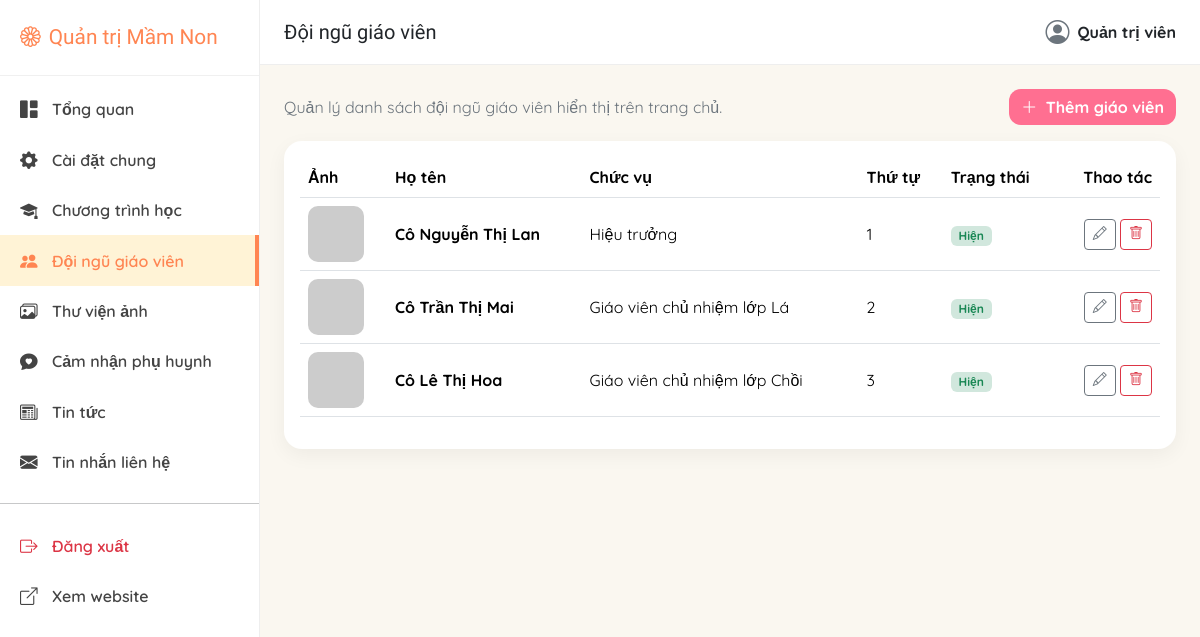
The app's page /admin/teachers.php (signed in) with its own data.
### tables this page shows
CREATE TABLE teachers (
    id INT PRIMARY KEY AUTO_INCREMENT,
    name VARCHAR(100) NOT NULL,
    position VARCHAR(100),
    image VARCHAR(255),
    description TEXT,
    display_order INT DEFAULT 0,
    status TINYINT(1) DEFAULT 1,
    created_at TIMESTAMP DEFAULT CURRENT_TIMESTAMP
);

### includes/functions.php (called while the page is built, shortened)
<?php
function e(?string $value): string
{
    return htmlspecialchars($value ?? '', ENT_QUOTES, 'UTF-8');
}
function upload_url(?string $filename, string $subfolder, string $fallback = ''): string
{
    return $fallback;
}

### admin/teachers.php (the view, shortened to what this page needs)
<?php
require_once __DIR__ . '/../includes/functions.php';
$pageTitle = 'Đội ngũ giáo viên';
$items = $pdo->query("SELECT * FROM teachers ORDER BY display_order ASC, id DESC")->fetchAll();
include __DIR__ . '/includes/admin_header.php';
?>
<div class="d-flex justify-content-between align-items-center mb-3">
    <p class="text-secondary mb-0">Quản lý danh sách đội ngũ giáo viên hiển thị trên trang chủ.</p>
    <button class="btn btn-primary-playful" data-bs-toggle="modal" data-bs-target="#teacherModal" onclick="openCreate()">
        <i class="bi bi-plus-lg me-1"></i> Thêm giáo viên
    </button>
</div>
<div class="card card-panel p-3">
    <div class="table-responsive">
        <table class="table align-middle">
            <thead><tr><th>Ảnh</th><th>Họ tên</th><th>Chức vụ</th><th>Thứ tự</th><th>Trạng thái</th><th class="text-end">Thao tác</th></tr></thead>
            <tbody>
            <?php foreach ($items as $item): ?>
                <tr>
                    <td><img src="<?= e(upload_url($item['image'], 'teachers', 'https://ui-avatars.com/api/?background=FFC93C&color=7a4a00&name=' . urlencode($item['name']))) ?>" class="thumb-preview"></td>
                    <td class="fw-bold"><?= e($item['name']) ?></td>
                    <td><?= e($item['position']) ?></td>
                    <td><?= (int)$item['display_order'] ?></td>
                    <td><?= $item['status'] ? '<span class="badge bg-success-subtle text-success">Hiện</span>' : '<span class="badge bg-secondary-subtle text-secondary">Ẩn</span>' ?></td>
                    <td class="text-end">
                        <button class="btn btn-sm btn-outline-secondary" onclick='openEdit(<?= json_encode($item, JSON_UNESCAPED_UNICODE) ?>)'><i class="bi bi-pencil"></i></button>
                        <form method="POST" class="d-inline" onsubmit="return confirm('Xoá giáo viên này?');">
                            <button class="btn btn-sm btn-outline-danger"><i class="bi bi-trash"></i></button>
                        </form>
                    </td>
                </tr>
            <?php endforeach; ?>
            </tbody>
        </table>
    </div>
</div>
<?php include __DIR__ . '/includes/admin_footer.php'; ?>

### admin/includes/admin_header.php (shortened to what this page needs)
<?php
$currentPage = basename($_SERVER['PHP_SELF']);
$unreadCount = (int) $pdo->query("SELECT COUNT(*) FROM contact_messages WHERE is_read = 0")->fetchColumn();
$menuItems = [
    'dashboard.php'     => ['icon' => 'bi-grid-1x2-fill', 'label' => 'Tổng quan'],
    'settings.php'       => ['icon' => 'bi-gear-fill', 'label' => 'Cài đặt chung'],
    'programs.php'       => ['icon' => 'bi-mortarboard-fill', 'label' => 'Chương trình học'],
    'teachers.php'       => ['icon' => 'bi-people-fill', 'label' => 'Đội ngũ giáo viên'],
    'gallery.php'        => ['icon' => 'bi-images', 'label' => 'Thư viện ảnh'],
    'testimonials.php'   => ['icon' => 'bi-chat-heart-fill', 'label' => 'Cảm nhận phụ huynh'],
    'news.php'           => ['icon' => 'bi-newspaper', 'label' => 'Tin tức'],
    'messages.php'       => ['icon' => 'bi-envelope-fill', 'label' => 'Tin nhắn liên hệ', 'badge' => $unreadCount],
];
?>
<!DOCTYPE html>
<html lang="vi">
<head>
<link href="https://cdn.jsdelivr.net/npm/bootstrap@5.3.3/dist/css/bootstrap.min.css" rel="stylesheet">
<link rel="stylesheet" href="https://cdn.jsdelivr.net/npm/bootstrap-icons@1.11.3/font/bootstrap-icons.css">
</head>
<body>
<aside class="admin-sidebar" id="adminSidebar">
    <div class="brand"><i class="bi bi-flower1 me-2"></i>Quản trị Mầm Non</div>
    <nav class="nav flex-column py-2">
        <?php foreach ($menuItems as $file => $item): ?>
            <a class="nav-link <?= $currentPage === $file ? 'active' : '' ?>" href="<?= $file ?>">
                <i class="bi <?= $item['icon'] ?>"></i> <?= e($item['label']) ?>
            </a>
        <?php endforeach; ?>
        <hr>
        <a class="nav-link text-danger" href="logout.php"><i class="bi bi-box-arrow-right"></i> Đăng xuất</a>
        <a class="nav-link" href="../index.php" target="_blank"><i class="bi bi-box-arrow-up-right"></i> Xem website</a>
    </nav>
</aside>
<div class="admin-content">
    <div class="admin-topbar">
        <div class="d-flex align-items-center gap-3">
            <h5 class="mb-0 heading-font"><?= e($pageTitle ?? 'Quản trị') ?></h5>
        </div>
        <div class="d-flex align-items-center gap-2">
            <i class="bi bi-person-circle fs-4 text-secondary"></i>
            <span class="fw-bold"><?= e($_SESSION['admin_name'] ?? 'Admin') ?></span>
        </div>
    </div>
    <main class="admin-main">

### admin/includes/admin_footer.php (shortened to what this page needs)
    </main>
</div>
</body>
</html>

### admin/includes/admin_header.php (style rules this page uses)
body { font-family: 'Quicksand', sans-serif; background: #FAF7F0; }
.heading-font { font-family: 'Baloo 2', cursive; }
.admin-sidebar { position: fixed; top: 0; left: 0; bottom: 0; width: 260px; z-index: 1030; background: #fff; border-right: 1px solid #eee; overflow-y: auto; transition: transform .25s ease; }
.admin-sidebar .brand { padding: 22px 20px; font-family: 'Baloo 2', cursive; font-size: 1.3rem; color: #FF8552; border-bottom: 1px solid #f0f0f0; }
.admin-sidebar .nav-link { color: #444; font-weight: 600; padding: 12px 20px; border-radius: 0; display:flex; align-items:center; gap:10px; }
.admin-sidebar .nav-link i { font-size: 1.1rem; width: 22px; }
.admin-sidebar .nav-link.active { background: #FFF3D6; color: #FF8552; border-right: 4px solid #FF8552; }
.admin-content { margin-left: 260px; min-height: 100vh; }
.admin-topbar { background: #fff; border-bottom: 1px solid #eee; padding: 14px 24px; display: flex; align-items: center; justify-content: space-between; position: sticky; top: 0; z-index: 1020; }
.admin-main { padding: 24px; }
.card-panel { border: none; border-radius: 18px; box-shadow: 0 6px 20px rgba(0,0,0,0.05); }
.btn-primary-playful { background: #FF6F91; border: none; border-radius: 12px; font-weight: 700; color: #fff; }
.table thead { background: #FFF8EC; }
.thumb-preview { width: 56px; height: 56px; object-fit: cover; border-radius: 10px; }

### records on screen
teachers: name "Cô Nguyễn Thị Lan", position "Hiệu trưởng", display_order "1", status "Hiện"
teachers: name "Cô Trần Thị Mai", position "Giáo viên chủ nhiệm lớp Lá", display_order "2", status "Hiện"
teachers: name "Cô Lê Thị Hoa", position "Giáo viên chủ nhiệm lớp Chồi", display_order "3", status "Hiện"

### other values on screen
$item['label'] "Tổng quan"
$item['label'] "Cài đặt chung"
$item['label'] "Chương trình học"
$item['label'] "Đội ngũ giáo viên"
$item['label'] "Thư viện ảnh"
$item['label'] "Cảm nhận phụ huynh"
$item['label'] "Tin tức"
$item['label'] "Tin nhắn liên hệ"
$pageTitle "Đội ngũ giáo viên"
$_SESSION['admin_name'] "Quản trị viên"
